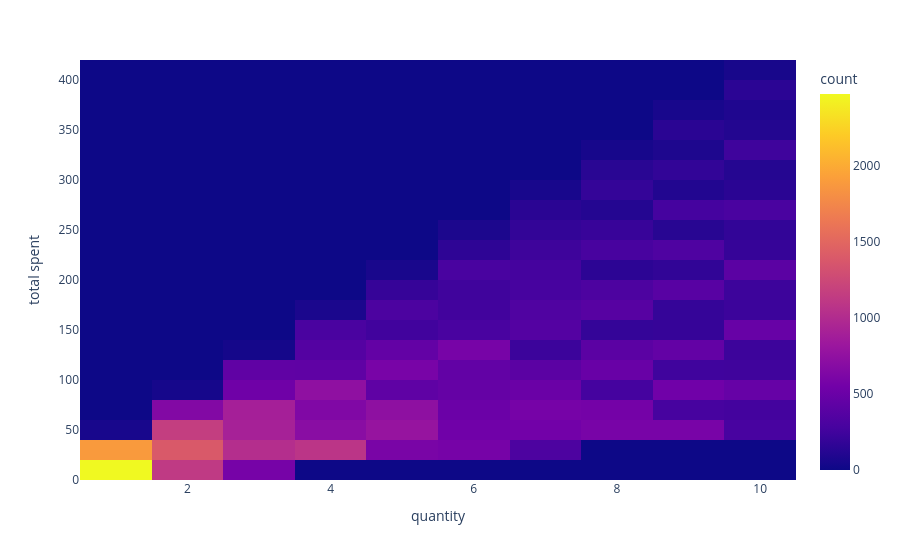

Source (notebook cell):
### Markdown cell above
## Customer Spending Pattern and purchase behaviour ?

### Code cell
px.density_heatmap(df , x='quantity' , y='total spent')

### Figure 1 — Plotly figure (JSON) as saved in the notebook; plotly's stock layout.template omitted (floating-point values rounded to 4 significant figures; data arrays with more than 128 entries replaced by an {"elided": "..."} marker saying what was removed)
{"data": [{"coloraxis": "coloraxis", "hovertemplate": "quantity=%{x}<br>total spent=%{y}<br>count=%{z}<extra></extra>", "name": "", "type": "histogram2d", "x": {"elided": "43819 int values"}, "xaxis": "x", "xbingroup": "x", "y": {"elided": "43819 float values"}, "yaxis": "y", "ybingroup": "y"}], "layout": {"coloraxis": {"colorbar": {"title": {"text": "count"}}, "colorscale": [[0, "#0d0887"], [0.1111, "#46039f"], [0.2222, "#7201a8"], [0.3333, "#9c179e"], [0.4444, "#bd3786"], [0.5556, "#d8576b"], [0.6667, "#ed7953"], [0.7778, "#fb9f3a"], [0.8889, "#fdca26"], [1, "#f0f921"]]}, "legend": {"tracegroupgap": 0}, "margin": {"t": 60}, "xaxis": {"anchor": "y", "domain": [0, 1], "title": {"text": "quantity"}}, "yaxis": {"anchor": "x", "domain": [0, 1], "title": {"text": "total spent"}}}}
